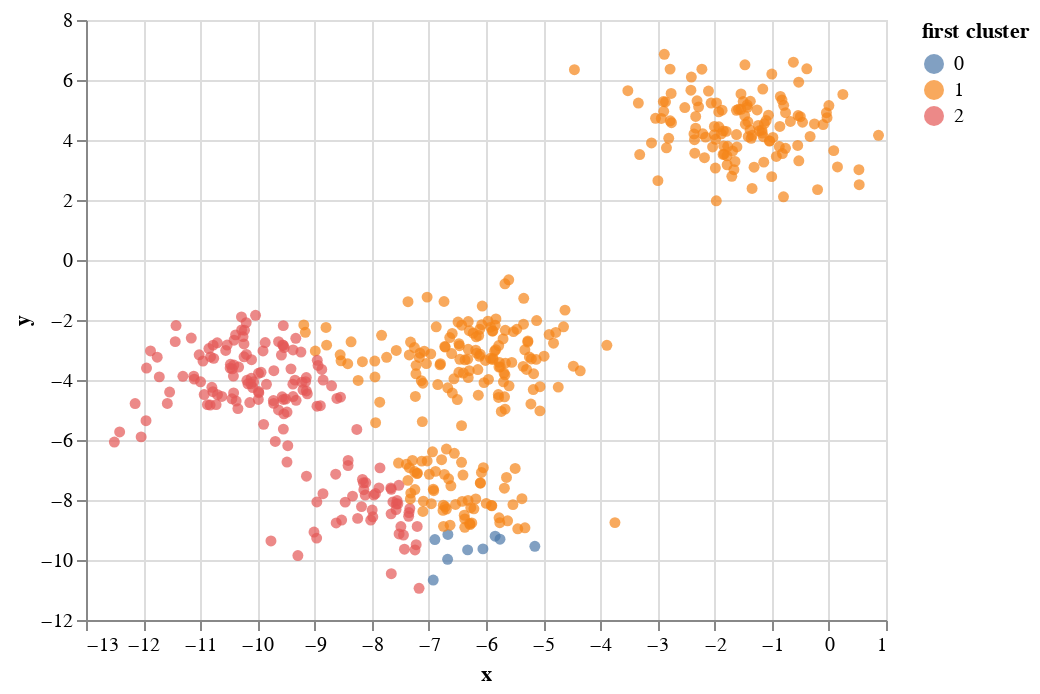

Here is the notebook cell this chart was saved with:
### Markdown cell above
Here is the resulting chart, but it will be more meaningful below when we add in the centroids.

### Code cell
c1 = alt.Chart(df_data).mark_circle().encode(
    x="x",
    y="y",
    color="first cluster:N"
)

c1

### Figure 1 — Vega-Lite specification as saved in the notebook (floating-point values rounded to 4 significant figures; data arrays with more than 128 entries replaced by an {"elided": "..."} marker saying what was removed)
{"config": {"view": {"continuousWidth": 400, "continuousHeight": 300}}, "data": {"name": "data-a0ffc01c84472bc94c56f897f9d4fd94"}, "mark": "circle", "encoding": {"color": {"field": "first cluster", "type": "nominal"}, "x": {"field": "x", "type": "quantitative"}, "y": {"field": "y", "type": "quantitative"}}, "$schema": "https://vega.github.io/schema/vega-lite/v4.17.0.json", "datasets": {"data-a0ffc01c84472bc94c56f897f9d4fd94": {"elided": "500 records"}}}
